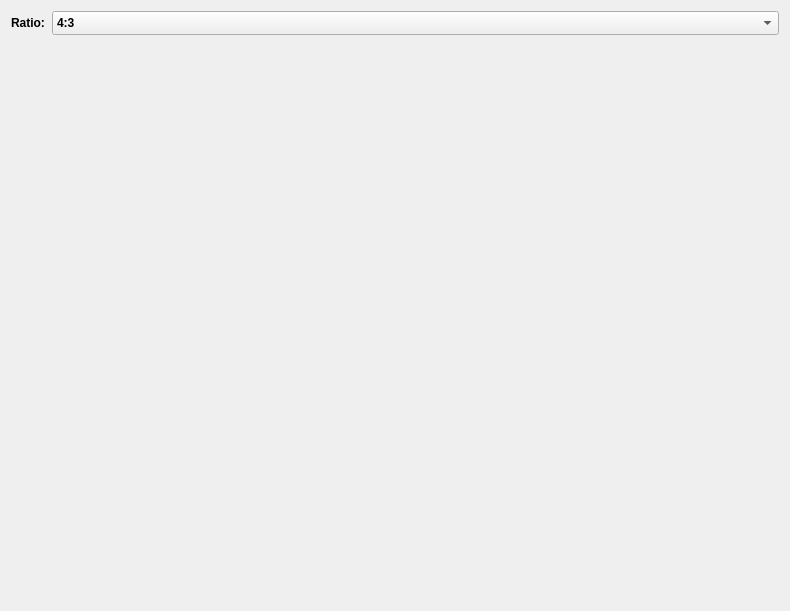
<?xml version="1.0" encoding="UTF-8"?>
<ui version="4.0">
 <class>BatchProcessSetting</class>
 <widget class="QDialog" name="BatchProcessSetting">
  <property name="geometry">
   <rect>
    <x>0</x>
    <y>0</y>
    <width>790</width>
    <height>611</height>
   </rect>
  </property>
  <property name="windowTitle">
   <string>BatchProcessSetting</string>
  </property>
  <layout class="QVBoxLayout" name="verticalLayout">
   <item>
    <layout class="QHBoxLayout" name="horizontalLayout">
     <item>
      <widget class="QLabel" name="Ratio">
       <property name="maximumSize">
        <size>
         <width>35</width>
         <height>15</height>
        </size>
       </property>
       <property name="font">
        <font>
         <bold>true</bold>
         <underline>false</underline>
        </font>
       </property>
       <property name="text">
        <string>Ratio:</string>
       </property>
      </widget>
     </item>
     <item>
      <widget class="QComboBox" name="comboBox">
       <property name="font">
        <font>
         <bold>true</bold>
        </font>
       </property>
       <property name="sizeAdjustPolicy">
        <enum>QComboBox::AdjustToMinimumContentsLengthWithIcon</enum>
       </property>
       <item>
        <property name="text">
         <string>4:3</string>
        </property>
       </item>
       <item>
        <property name="text">
         <string>16:9</string>
        </property>
       </item>
       <item>
        <property name="text">
         <string>1:1</string>
        </property>
       </item>
      </widget>
     </item>
    </layout>
   </item>
   <item>
    <spacer name="verticalSpacer">
     <property name="orientation">
      <enum>Qt::Vertical</enum>
     </property>
     <property name="sizeHint" stdset="0">
      <size>
       <width>20</width>
       <height>40</height>
      </size>
     </property>
    </spacer>
   </item>
  </layout>
 </widget>
 <resources/>
 <connections/>
</ui>
